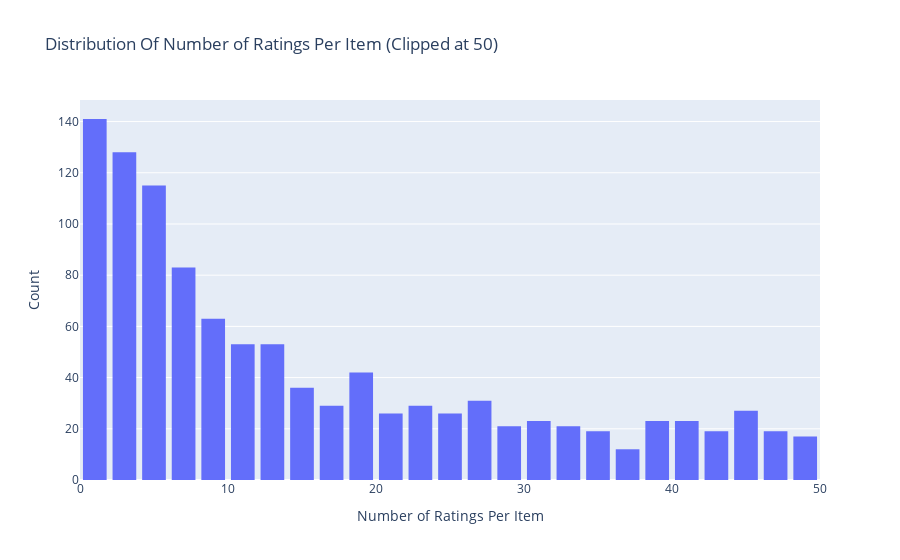

Notebook code cell kept with this figure:
### Markdown cell above
Rating based on Item

### Code cell
configure_plotly_browser_state()


data = df.groupby('itemID')['rating'].count().clip(upper=50)
# Create trace
trace = go.Histogram(x = data.values,
                     name = 'Ratings',
                     xbins = dict(start = 0,
                                  end = 50,
                                  size = 2))
# Create layout
layout = go.Layout(title = 'Distribution Of Number of Ratings Per Item (Clipped at 50)',
                   xaxis = dict(title = 'Number of Ratings Per Item'),
                   yaxis = dict(title = 'Count'),
                   bargap = 0.2)

# Create plot
fig = go.Figure(data=[trace], layout=layout)
iplot(fig)

### Figure 1 — Plotly figure (JSON) as saved in the notebook; plotly's stock layout.template omitted (floating-point values rounded to 4 significant figures; data arrays with more than 128 entries replaced by an {"elided": "..."} marker saying what was removed)
{"data": [{"name": "Ratings", "x": {"elided": "1682 int values"}, "xbins": {"end": 50, "size": 2, "start": 0}, "type": "histogram"}], "layout": {"bargap": 0.2, "title": {"text": "Distribution Of Number of Ratings Per Item (Clipped at 50)"}, "xaxis": {"title": {"text": "Number of Ratings Per Item"}}, "yaxis": {"title": {"text": "Count"}}}}
